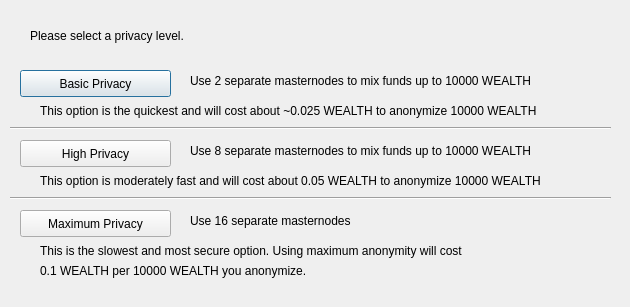
<?xml version="1.0" encoding="UTF-8"?>
<ui version="4.0">
 <class>ObfuscationConfig</class>
 <widget class="QDialog" name="ObfuscationConfig">
  <property name="geometry">
   <rect>
    <x>0</x>
    <y>0</y>
    <width>630</width>
    <height>307</height>
   </rect>
  </property>
  <property name="windowTitle">
   <string>Configure Obfuscation</string>
  </property>
  <widget class="QPushButton" name="buttonBasic">
   <property name="geometry">
    <rect>
     <x>20</x>
     <y>70</y>
     <width>151</width>
     <height>27</height>
    </rect>
   </property>
   <property name="text">
    <string>Basic Privacy</string>
   </property>
  </widget>
  <widget class="QPushButton" name="buttonHigh">
   <property name="geometry">
    <rect>
     <x>20</x>
     <y>140</y>
     <width>151</width>
     <height>27</height>
    </rect>
   </property>
   <property name="text">
    <string>High Privacy</string>
   </property>
  </widget>
  <widget class="QPushButton" name="buttonMax">
   <property name="geometry">
    <rect>
     <x>20</x>
     <y>210</y>
     <width>151</width>
     <height>27</height>
    </rect>
   </property>
   <property name="text">
    <string>Maximum Privacy</string>
   </property>
  </widget>
  <widget class="QLabel" name="label">
   <property name="geometry">
    <rect>
     <x>30</x>
     <y>20</y>
     <width>571</width>
     <height>31</height>
    </rect>
   </property>
   <property name="text">
    <string>Please select a privacy level.</string>
   </property>
  </widget>
  <widget class="QLabel" name="label_2">
   <property name="geometry">
    <rect>
     <x>190</x>
     <y>70</y>
     <width>421</width>
     <height>21</height>
    </rect>
   </property>
   <property name="text">
    <string>Use 2 separate masternodes to mix funds up to 10000 WEALTH</string>
   </property>
  </widget>
  <widget class="QLabel" name="label_3">
   <property name="geometry">
    <rect>
     <x>190</x>
     <y>140</y>
     <width>411</width>
     <height>21</height>
    </rect>
   </property>
   <property name="text">
    <string>Use 8 separate masternodes to mix funds up to 10000 WEALTH</string>
   </property>
  </widget>
  <widget class="QLabel" name="label_4">
   <property name="geometry">
    <rect>
     <x>190</x>
     <y>210</y>
     <width>421</width>
     <height>21</height>
    </rect>
   </property>
   <property name="text">
    <string>Use 16 separate masternodes</string>
   </property>
  </widget>
  <widget class="QLabel" name="label_6">
   <property name="geometry">
    <rect>
     <x>40</x>
     <y>100</y>
     <width>561</width>
     <height>21</height>
    </rect>
   </property>
   <property name="text">
    <string>This option is the quickest and will cost about ~0.025 WEALTH to anonymize 10000 WEALTH</string>
   </property>
  </widget>
  <widget class="QLabel" name="label_7">
   <property name="geometry">
    <rect>
     <x>40</x>
     <y>170</y>
     <width>561</width>
     <height>21</height>
    </rect>
   </property>
   <property name="text">
    <string>This option is moderately fast and will cost about 0.05 WEALTH to anonymize 10000 WEALTH</string>
   </property>
  </widget>
  <widget class="QLabel" name="label_8">
   <property name="geometry">
    <rect>
     <x>40</x>
     <y>240</y>
     <width>561</width>
     <height>21</height>
    </rect>
   </property>
   <property name="text">
    <string>This is the slowest and most secure option. Using maximum anonymity will cost</string>
   </property>
  </widget>
  <widget class="QLabel" name="label_9">
   <property name="geometry">
    <rect>
     <x>40</x>
     <y>260</y>
     <width>561</width>
     <height>21</height>
    </rect>
   </property>
   <property name="text">
    <string>0.1 WEALTH per 10000 WEALTH you anonymize.</string>
   </property>
  </widget>
  <widget class="Line" name="line">
   <property name="geometry">
    <rect>
     <x>10</x>
     <y>120</y>
     <width>601</width>
     <height>16</height>
    </rect>
   </property>
   <property name="orientation">
    <enum>Qt::Horizontal</enum>
   </property>
  </widget>
  <widget class="Line" name="line_2">
   <property name="geometry">
    <rect>
     <x>10</x>
     <y>190</y>
     <width>601</width>
     <height>16</height>
    </rect>
   </property>
   <property name="orientation">
    <enum>Qt::Horizontal</enum>
   </property>
  </widget>
 </widget>
 <resources/>
 <connections/>
</ui>
